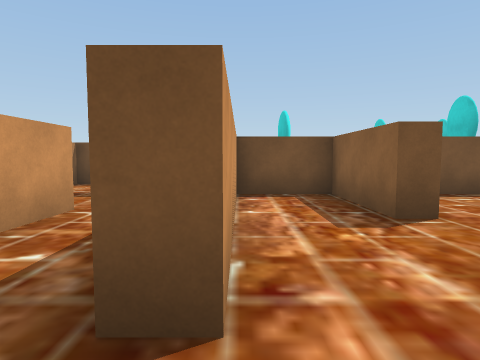
view 1 (above)

17 first-person views from a walk through a scene from a Unity 3-D project. The camera is 1.4 m above the floor, tilts 4° down and sees 75° across. The floor is counted in squares, 2 m on a side. Each view is taken from the middle of a square. On the plan, view 1 faces up. The plan holds only what a view shows up to about 10 squares ahead; the rest is blank. The player character is not drawn.

view 2
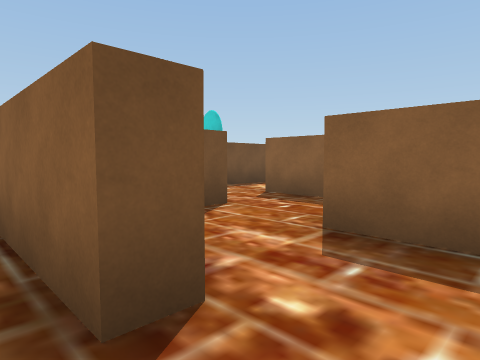

view 3
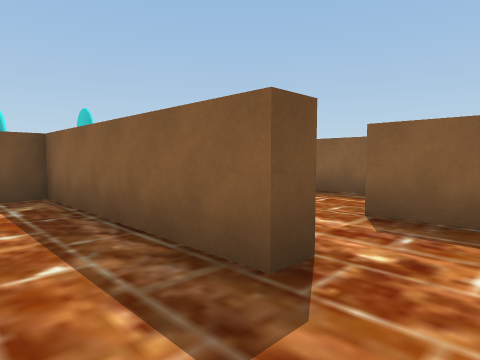

view 4
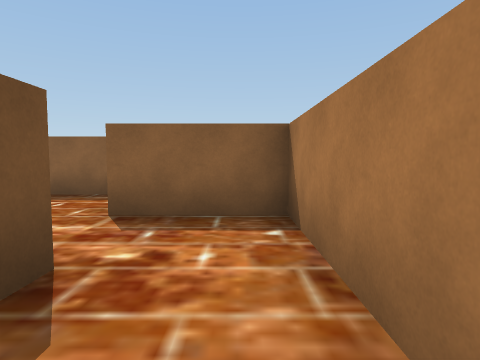

view 5
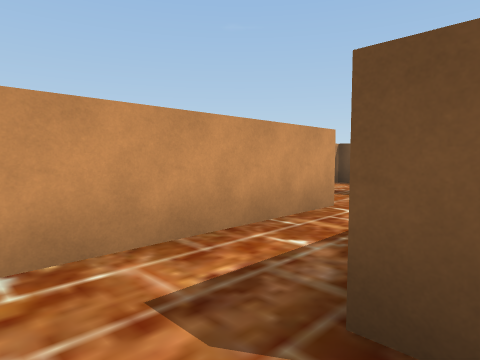

view 6
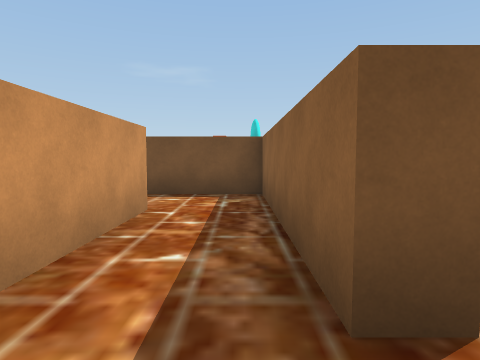

view 7
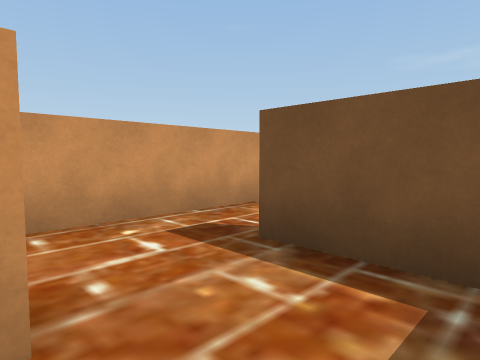

view 8
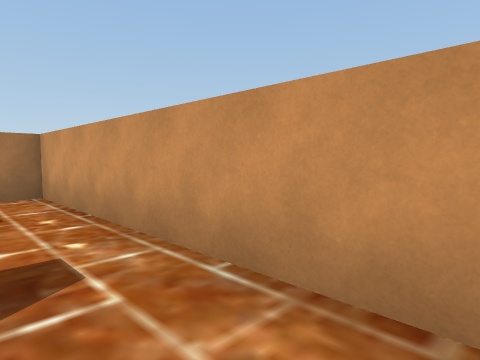

view 9
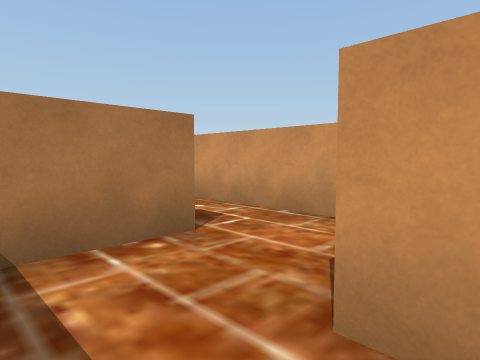

view 10
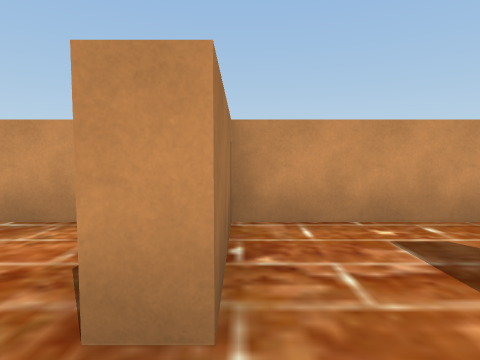

view 11
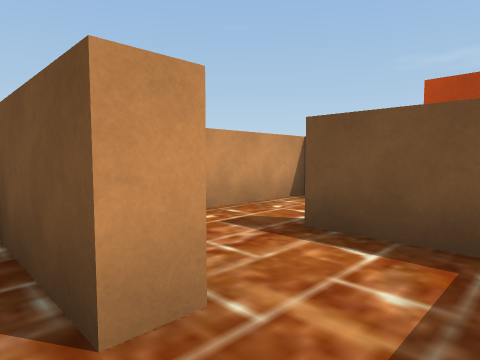

view 12
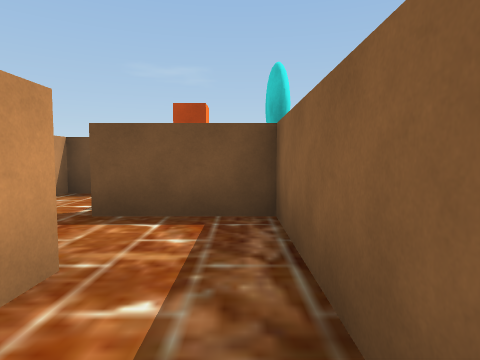

view 13
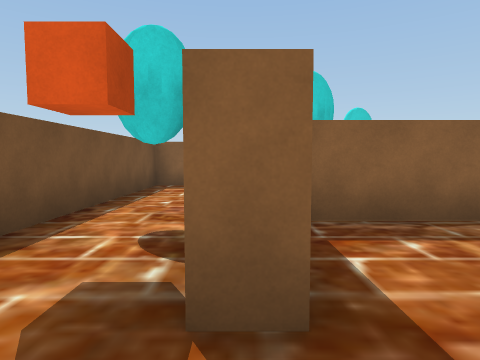

view 14
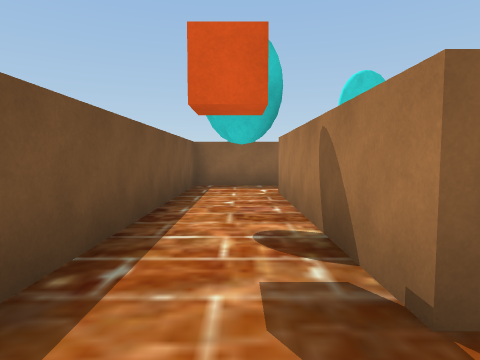

view 15
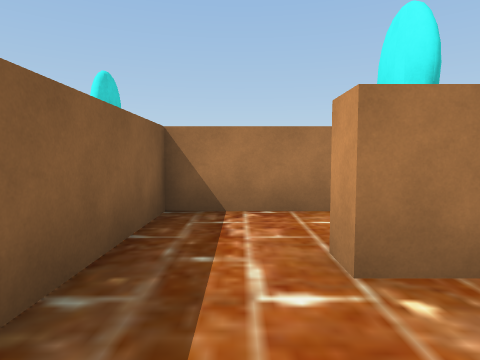

view 16
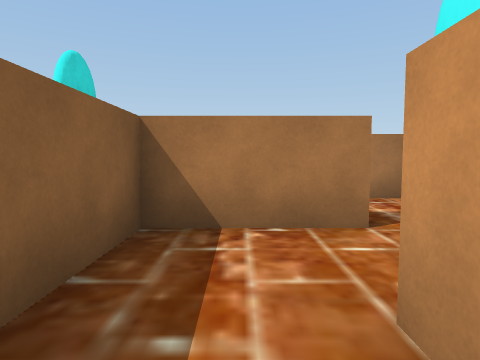

view 17
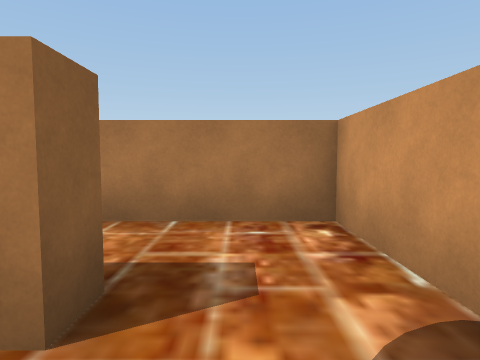

### Floor plan
Key: @ floor where view 1 was taken; # wall or solid block; . floor.
Columns run from 5 left of view 1 to 6 right of it. Each row starts with its distance up from view 1.
 14 ##########
 13 #........#
 12 #........#
 11 #..#####.#
 10 #....#...#
  9 ###..#.###
  8 #....#..
  7 #....#..
  6 #..#########
  5 #....#.#...
  4 #.#..#.#.#
  3 #.#..#...#
  2 #.#..#...
  1 ###....#
  0   #..@.#
 -1     ####

Where each view was taken, in squares from view 1:
view 1: 0 up, 0 right, facing up
view 2: 0 up, 1 left, facing up-right
view 3: 0 up, 2 left, facing up-right
view 4: 0 up, 2 left, facing right
view 5: 0 up, 0 right, facing up-left
view 6: 0 up, 1 left, facing up
view 7: 4 up, 1 left, facing up-left
view 8: 8 up, 3 left, facing down-left
view 9: 9 up, 1 left, facing down-left
view 10: 9 up, 1 left, facing left
view 11: 8 up, 1 left, facing up-left
view 12: 7 up, 1 left, facing up
view 13: 11 up, 4 left, facing right
view 14: 12 up, 4 left, facing right
view 15: 13 up, 3 right, facing down
view 16: 12 up, 3 right, facing down
view 17: 10 up, 1 right, facing down
